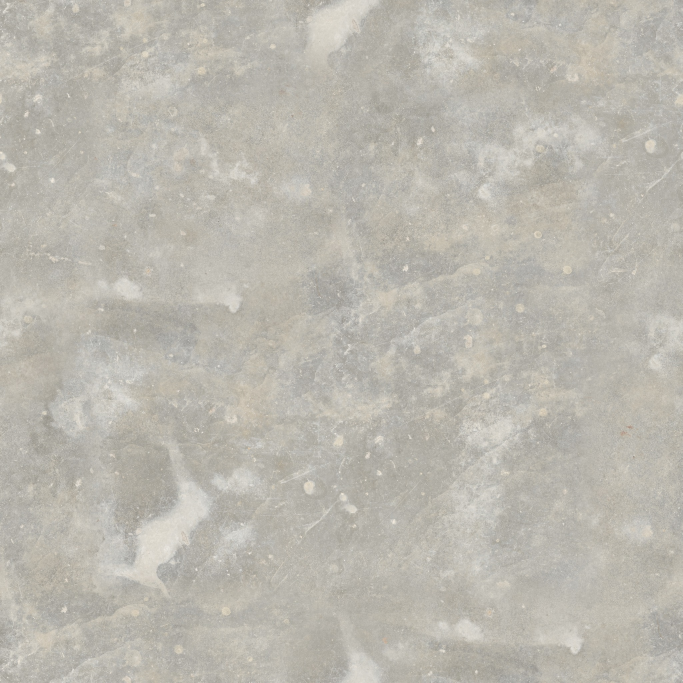
#> input picture models/floor_concrete.jpg, 2048 x 2048 px (shown at 1/3 size)
$ python rotate_piece.py ../../models/floor_concrete.jpg 1.0 ../../models/floors_dirt.png
#> lines starting #> are read from the running program, lines starting #| are printed output that depends on the picture
#> in main, img is the input picture: shape (2048, 2048, 3); mean B, G, R 174.6, 183.5, 186.7
"""Rotates one extracted piece image, either by a clean 90-degree step or
an arbitrary angle - used to fix orientation issues extract_pieces.py
can't resolve on its own (see README.md).

Usage:
    python rotate_piece.py <in.png> <degrees> <out.png>

<degrees> can be any number. 90/180/270 use cv2.rotate (exact, no
interpolation); anything else does a full affine rotation with the canvas
expanded to avoid clipping (useful for fixing a piece that came out tilted
by some odd angle - fit the correction angle from the piece's own grid
lines, e.g. via Hough line detection, rather than guessing).
"""
import sys
import cv2

def rotate(img, degrees):
#> called with degrees = 1
    if degrees == 90:
        return cv2.rotate(img, cv2.ROTATE_90_CLOCKWISE)
    if degrees == 180:
        return cv2.rotate(img, cv2.ROTATE_180)
    if degrees == 270:
        return cv2.rotate(img, cv2.ROTATE_90_COUNTERCLOCKWISE)
    if degrees == 0:
        return img

    h, w = img.shape[:2]
#> h = 2048; w = 2048
    M = cv2.getRotationMatrix2D((w / 2, h / 2), degrees, 1.0)
    cos, sin = abs(M[0, 0]), abs(M[0, 1])
#> cos = 1; sin = 0.0175
    new_w = int(h * sin + w * cos)
#> new_w = 2083
    new_h = int(h * cos + w * sin)
#> new_h = 2083
    M[0, 2] += (new_w / 2) - w / 2
    M[1, 2] += (new_h / 2) - h / 2
    return cv2.warpAffine(img, M, (new_w, new_h), borderValue=(255, 255, 255))
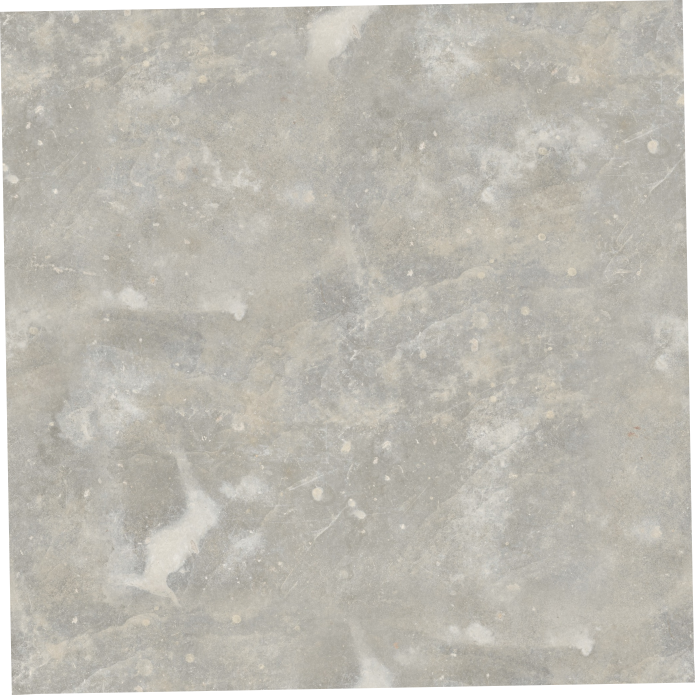
#> returned value: shape (2083, 2083, 3) (shown at 1/3 size); mean of channels 0, 1, 2 177.2, 185.9, 189; drawn as B, G, R


def main():
    if len(sys.argv) != 4:
        print(__doc__)
        sys.exit(1)
    in_path, degrees, out_path = sys.argv[1], float(sys.argv[2]), sys.argv[3]
    img = cv2.imread(in_path)
    result = rotate(img, degrees)
    cv2.imwrite(out_path, result)
    print(f"wrote {out_path} shape={result.shape}")
#| wrote ../../models/floors_dirt.png shape=(2083, 2083, 3)


if __name__ == "__main__":
    main()
